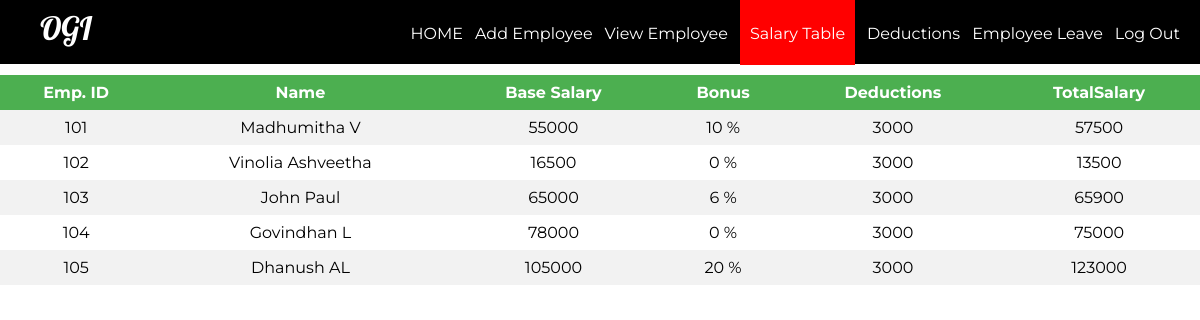
The app's page /salaryemp.php with its own data.
### tables this page shows
CREATE TABLE `salary` (
  `id` int(11) NOT NULL,
  `base` int(11) NOT NULL,
  `bonus` int(11) DEFAULT NULL,
  `deduct_amount` int(11) DEFAULT 3000,
  `total` int(11) DEFAULT NULL
);

CREATE TABLE `employee` (
  `id` int(11) NOT NULL,
  `emp_card` varchar(100) NOT NULL,
  `firstName` varchar(100) NOT NULL,
  `lastName` varchar(100) NOT NULL,
  `email` varchar(100) NOT NULL,
  `password` text NOT NULL,
  `birthday` date NOT NULL,
  `gender` varchar(10) NOT NULL,
  `contact` varchar(20) NOT NULL,
  `nid` int(20) NOT NULL,
  `address` varchar(100) DEFAULT NULL,
  `emp_position` varchar(100) NOT NULL,
  `emp_timein` time NOT NULL,
  `emp_timeout` time NOT NULL,
  `sched_id` int(11) NOT NULL,
  `degree` varchar(100) NOT NULL,
  `pic` text NOT NULL
);

### salaryemp.php (the view, shortened to what this page needs)
<?php
$sql = "SELECT employee.id,employee.firstName,employee.lastName,salary.base,salary.bonus,salary.deduct_amount,salary.total from employee,`salary` where employee.id=salary.id";
$result = mysqli_query($conn, $sql);
?>
<html>
<head>
	<link rel="stylesheet" type="text/css" href="styleview.css">
</head>
<body>
	<header>
		<nav>
			<h1>OGI</h1>
			<ul id="navli">
				<li><a class="homeblack" href="aloginwel.php">HOME</a></li>
				<li><a class="homeblack" href="addemp.php">Add Employee</a></li>
				<li><a class="homeblack" href="viewemp.php">View Employee</a></li>
				<li><a class="homered" href="salaryemp.php">Salary Table</a></li>
			    <li><a class="homeblack" href="employee_deduction.php">Deductions</a></li>
				<li><a class="homeblack" href="empleave.php">Employee Leave</a></li>
				<li><a class="homeblack" href="alogin.html">Log Out</a></li>
			</ul>
		</nav>
	</header>
	<table>
			<tr>
				<th align = "center">Emp. ID</th>
				<th align = "center">Name</th>
				<th align = "center">Base Salary</th>
				<th align = "center">Bonus</th>
				<th align = "center">Deductions</th>
				<th align = "center">TotalSalary</th>
			</tr>
			<?php
				while ($employee = mysqli_fetch_assoc($result)) {
					echo "<tr>";
					echo "<td>".$employee['id']."</td>";
					echo "<td>".$employee['firstName']." ".$employee['lastName']."</td>";
					echo "<td>".$employee['base']."</td>";
					echo "<td>".$employee['bonus']." %</td>";
					echo "<td>".$employee['deduct_amount']." </td>";
					echo "<td>".$employee['total']."</td>";
			}
			?>
			</table>
</body>
</html>

### styleview.css (style rules this page uses)
body { margin: 0px; }
header { background: black; color: white; padding: 8px 20px 6px 40px; height: 50px; }
header h1 { display: inline; font-family: 'Lobster', cursive; font-weight: 400; font-size: 32px; float: left; margin-top: 0px; margin-right: 10px; }
nav ul { display: inline; padding: 0px; float: right; }
nav ul li { display: inline-block; list-style-type: none; color: white; float: left; margin-left: 12px; }
nav ul li a { color: white; text-decoration: none; }
#navli { font-family: 'Montserrat', sans-serif; }
.homered { background-color: red; padding: 30px 10px 22px 10px; }
table { margin: 0px; border-collapse: collapse; width: 100%; font-family: 'Montserrat', sans-serif; }
th, td { text-align: center; padding: 8px; }
tr:nth-child(even) { background-color: #f2f2f2 }
th { background-color: #4CAF50; color: white; }

### records on screen
salary: id "101", id.firstName "Madhumitha", id.lastName "V", base "55000", bonus "10", deduct_amount "3000", total "57500"
salary: id "102", id.firstName "Vinolia", id.lastName "Ashveetha", base "16500", bonus "0", deduct_amount "3000", total "13500"
salary: id "103", id.firstName "John", id.lastName "Paul", base "65000", bonus "6", deduct_amount "3000", total "65900"
salary: id "104", id.firstName "Govindhan", id.lastName "L", base "78000", bonus "0", deduct_amount "3000", total "75000"
salary: id "105", id.firstName "Dhanush", id.lastName "AL", base "105000", bonus "20", deduct_amount "3000", total "123000"
